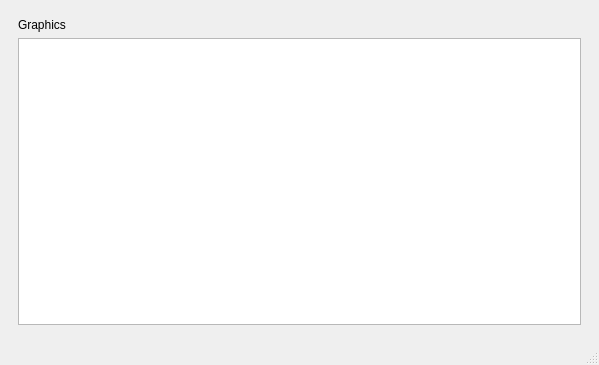
<?xml version="1.0" encoding="UTF-8"?>
<ui version="4.0">
 <class>MainWindow</class>
 <widget class="QMainWindow" name="MainWindow">
  <property name="geometry">
   <rect>
    <x>0</x>
    <y>0</y>
    <width>599</width>
    <height>365</height>
   </rect>
  </property>
  <property name="windowTitle">
   <string>MainWindow</string>
  </property>
  <widget class="QWidget" name="centralwidget">
   <layout class="QGridLayout" name="gridLayout_3">
    <item row="0" column="1">
     <widget class="QStackedWidget" name="stackedWidget">
      <property name="currentIndex">
       <number>2</number>
      </property>
      <widget class="QWidget" name="page">
       <layout class="QHBoxLayout" name="horizontalLayout">
        <item>
         <spacer name="horizontalSpacer">
          <property name="orientation">
           <enum>Qt::Horizontal</enum>
          </property>
          <property name="sizeHint" stdset="0">
           <size>
            <width>191</width>
            <height>20</height>
           </size>
          </property>
         </spacer>
        </item>
        <item>
         <layout class="QVBoxLayout" name="verticalLayout">
          <item>
           <widget class="QLabel" name="label">
            <property name="text">
             <string>Main Menu</string>
            </property>
           </widget>
          </item>
          <item>
           <widget class="QPushButton" name="pushButton">
            <property name="text">
             <string>Локальная сеть</string>
            </property>
           </widget>
          </item>
          <item>
           <widget class="QPushButton" name="pushButton_2">
            <property name="text">
             <string>Онлайн</string>
            </property>
           </widget>
          </item>
          <item>
           <widget class="QPushButton" name="mapEdit">
            <property name="text">
             <string>Редактор карт</string>
            </property>
           </widget>
          </item>
          <item>
           <widget class="QPushButton" name="Setings">
            <property name="text">
             <string>Настройки</string>
            </property>
           </widget>
          </item>
          <item>
           <widget class="QPushButton" name="close">
            <property name="text">
             <string>Выйти</string>
            </property>
           </widget>
          </item>
         </layout>
        </item>
        <item>
         <spacer name="horizontalSpacer_2">
          <property name="orientation">
           <enum>Qt::Horizontal</enum>
          </property>
          <property name="sizeHint" stdset="0">
           <size>
            <width>190</width>
            <height>20</height>
           </size>
          </property>
         </spacer>
        </item>
       </layout>
      </widget>
      <widget class="QWidget" name="page_3">
       <layout class="QHBoxLayout" name="horizontalLayout_2">
        <item>
         <spacer name="horizontalSpacer_4">
          <property name="orientation">
           <enum>Qt::Horizontal</enum>
          </property>
          <property name="sizeHint" stdset="0">
           <size>
            <width>191</width>
            <height>20</height>
           </size>
          </property>
         </spacer>
        </item>
        <item>
         <layout class="QVBoxLayout" name="verticalLayout_2">
          <item>
           <widget class="QLabel" name="label_3">
            <property name="text">
             <string>Menu 2</string>
            </property>
           </widget>
          </item>
          <item>
           <widget class="QPushButton" name="pushButton_5">
            <property name="text">
             <string>PushButton</string>
            </property>
           </widget>
          </item>
          <item>
           <widget class="QPushButton" name="pushButton_7">
            <property name="text">
             <string>PushButton</string>
            </property>
           </widget>
          </item>
          <item>
           <widget class="QPushButton" name="pushButton_6">
            <property name="text">
             <string>PushButton</string>
            </property>
           </widget>
          </item>
         </layout>
        </item>
        <item>
         <spacer name="horizontalSpacer_3">
          <property name="orientation">
           <enum>Qt::Horizontal</enum>
          </property>
          <property name="sizeHint" stdset="0">
           <size>
            <width>190</width>
            <height>20</height>
           </size>
          </property>
         </spacer>
        </item>
       </layout>
      </widget>
      <widget class="QWidget" name="page_2">
       <layout class="QGridLayout" name="gridLayout_4">
        <item row="1" column="0">
         <widget class="QGraphicsView" name="graphicsView"/>
        </item>
        <item row="0" column="0">
         <widget class="QLabel" name="label_2">
          <property name="text">
           <string>Graphics</string>
          </property>
         </widget>
        </item>
       </layout>
      </widget>
      <widget class="QWidget" name="page_4">
       <layout class="QGridLayout" name="gridLayout">
        <item row="2" column="3">
         <widget class="QTextEdit" name="textEdit"/>
        </item>
        <item row="2" column="2">
         <widget class="QLabel" name="label_4">
          <property name="text">
           <string>Название карты</string>
          </property>
         </widget>
        </item>
        <item row="1" column="3">
         <widget class="QLabel" name="label_5">
          <property name="text">
           <string>mapEdit</string>
          </property>
         </widget>
        </item>
        <item row="3" column="3">
         <widget class="QListWidget" name="listWidget">
          <item>
           <property name="text">
            <string>Новый элемент</string>
           </property>
          </item>
          <item>
           <property name="text">
            <string>Новый элемент</string>
           </property>
          </item>
          <item>
           <property name="text">
            <string>Новый элемент</string>
           </property>
          </item>
          <item>
           <property name="text">
            <string>Новый элемент</string>
           </property>
          </item>
          <item>
           <property name="text">
            <string>Новый элемент</string>
           </property>
          </item>
         </widget>
        </item>
        <item row="3" column="2">
         <widget class="QLabel" name="label_7">
          <property name="text">
           <string>Блоки</string>
          </property>
         </widget>
        </item>
        <item row="0" column="0" rowspan="4">
         <widget class="QGraphicsView" name="graphicsView_2"/>
        </item>
        <item row="1" column="2">
         <widget class="QLabel" name="label_6">
          <property name="text">
           <string>TextLabel</string>
          </property>
         </widget>
        </item>
        <item row="4" column="3">
         <widget class="QPushButton" name="mainMenu">
          <property name="text">
           <string>Exit</string>
          </property>
         </widget>
        </item>
        <item row="4" column="2">
         <widget class="QPushButton" name="pushButton_3">
          <property name="text">
           <string>Save</string>
          </property>
         </widget>
        </item>
       </layout>
      </widget>
     </widget>
    </item>
   </layout>
  </widget>
  <widget class="QMenuBar" name="menubar">
   <property name="geometry">
    <rect>
     <x>0</x>
     <y>0</y>
     <width>599</width>
     <height>27</height>
    </rect>
   </property>
  </widget>
  <widget class="QStatusBar" name="statusbar"/>
 </widget>
 <resources/>
 <connections/>
</ui>
